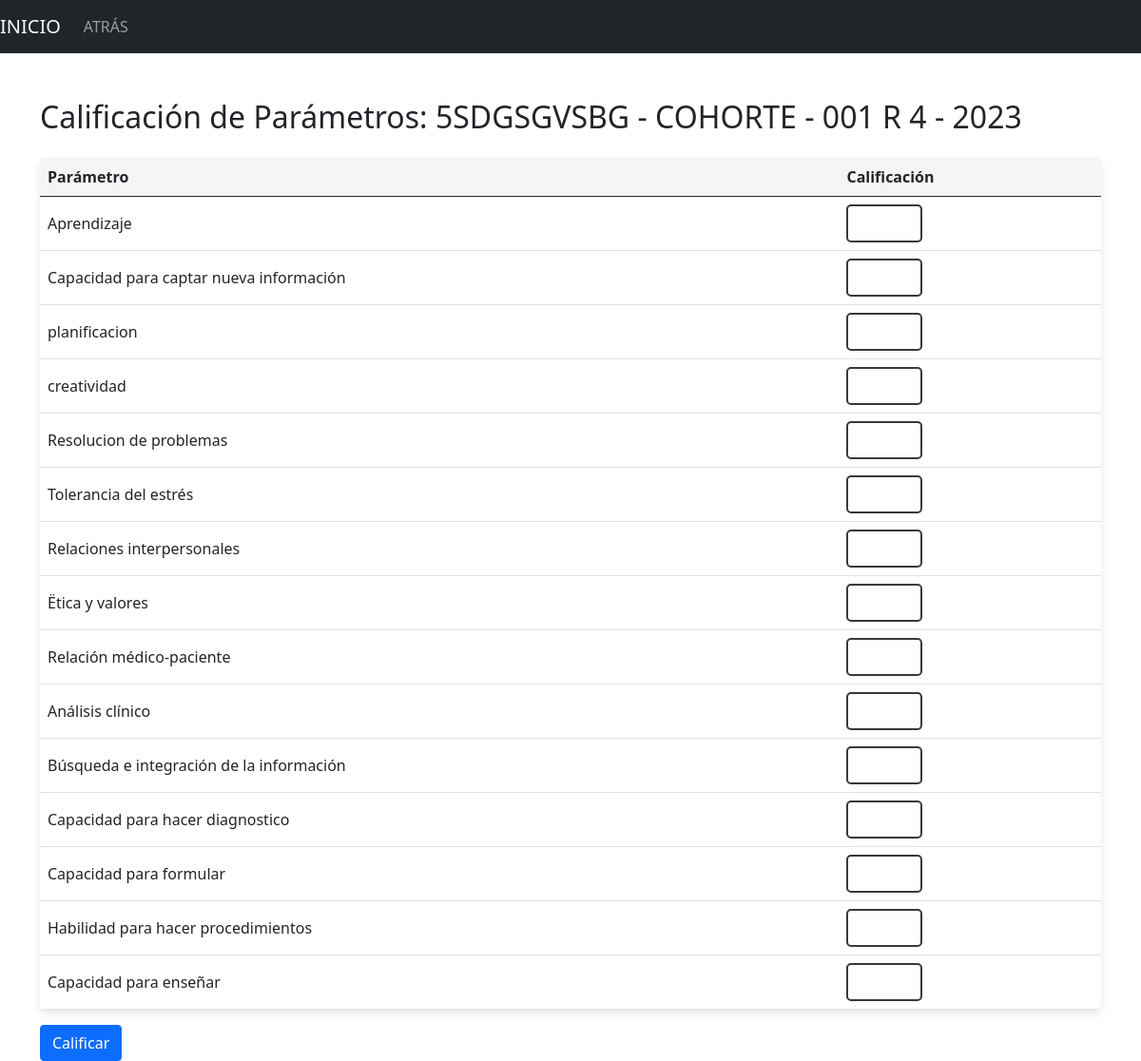
Page /add_teacher_grade/5/11 (signed in) on the committed database.
### models.py (models this page shows, shortened)
class BaseModel(db.Model):
    __abstract__ = True
    created_at = db.Column(db.DateTime, default=current_time_in_bogota)
    updated_at = db.Column(
        db.DateTime, default=current_time_in_bogota, onupdate=current_time_in_bogota
    )
    created_by = db.Column(db.String(50), nullable=True)
    modified_by = db.Column(db.String(50), nullable=True)

class User(BaseModel, UserMixin):
    __tablename__ = "user"
    id = db.Column(db.Integer, primary_key=True)
    identificacion = db.Column(db.Integer, nullable=False, unique=True)
    tipo_identificacion = db.Column(db.String(2), nullable=False)
    full_name = db.Column(db.String(50), nullable=False)
    password = db.Column(db.String(255), nullable=False)
    email = db.Column(db.String(100), nullable=False, unique=True)
    sexo = db.Column(db.String(10), nullable=False)  # Masculino, Femenino, Otro
    telefono = db.Column(db.String(20), nullable=True)
    direccion_residencia = db.Column(db.String(255), nullable=True)
    profile_id = db.Column(db.Integer, db.ForeignKey("profile.id"), nullable=False)
    is_active = db.Column(db.Boolean, default=True, nullable=False)
    pin_security = db.Column(db.String(6), nullable=True)
    cohorts = db.relationship("Cohort", back_populates="teacher")
    profile = db.relationship("Profile", back_populates="users")
    universidad_id = db.Column(db.Integer, db.ForeignKey("universidad.id"), nullable=True)
    universidad = db.relationship("Universidad", back_populates="students", lazy="select")
    grades = db.relationship(
        "Grade", back_populates="student", cascade="all, delete-orphan"
    )
    cohort = db.relationship("Cohort", back_populates="students")
    especializacion_id = db.Column(db.Integer, db.ForeignKey("especializacion.id"), nullable=True)
    especializacion = db.relationship("Especializacion", back_populates="docentes")
    joined_cohorts = db.relationship("Cohort", secondary="grade", back_populates="students")
    @property
    def is_normal(self):
        return self.profile.type.lower() == "normal"

class Cohort(BaseModel):
    __tablename__ = "cohort"
    id = db.Column(db.Integer, primary_key=True)
    name = db.Column(db.String(50), nullable=False)
    year_id = db.Column(db.Integer, db.ForeignKey("year.id"), nullable=False)
    teacher_id = db.Column(db.Integer, db.ForeignKey("user.id"), nullable=False)
    year = db.relationship("Year", back_populates="cohorts")
    teacher = db.relationship("User", backref="taught_cohorts")
    students = db.relationship("User", secondary="grade", back_populates="joined_cohorts")
    rotaciones = db.relationship("Rotacion", back_populates="cohort", cascade="all, delete-orphan")

class Year(BaseModel):
    __tablename__ = "year"
    id = db.Column(db.Integer, primary_key=True)
    name = db.Column(db.String(20), nullable=False, unique=True)
    teacher_id = db.Column(db.Integer, db.ForeignKey("user.id"), nullable=False)
    cohorts = db.relationship(
        "Cohort", back_populates="year", cascade="all, delete-orphan"
    )

class ParametroCalificacion(BaseModel):
    __tablename__ = "parametro_calificacion"
    id = db.Column(db.Integer, primary_key=True)
    nombre = db.Column(db.String(255), nullable=False, unique=True)
    peso = db.Column(db.Float, default=1.0, nullable=False)  # Peso por defecto es 1.0

### app.py (the view, shortened to what this page needs)
@app.route(
    "/add_teacher_grade/<int:student_id>/<int:cohort_id>", methods=["GET", "POST"]
)
@login_required
def add_teacher_grade(student_id, cohort_id):
    if (
        not current_user.is_normal
    ):  # Asumiendo que los docentes tienen el perfil de "admin"
        flash("Solo los docentes pueden agregar esta calificación.", "danger")
        return redirect(url_for("teacher_dashboard"))
    student = User.query.get(student_id)
    cohort = Cohort.query.get(cohort_id)
    parametros = ParametroCalificacion.query.all()
    grade = Grade.query.filter_by(student_id=student_id, cohort_id=cohort_id).first()
    if grade and grade.teacher_grade:
        flash("Ya has asignado una calificación a este estudiante.", "warning")
        return redirect(url_for("view_students_teacher"))
    return render_template(
        "add_teacher_grade.html", student=student, parametros=parametros, cohort=cohort
    )

### app.py (called while the page is built)
@login_manager.user_loader
def load_user(user_id):
    return User.query.get(int(user_id))

### templates/add_teacher_grade.html (shortened to what this page needs)
<!DOCTYPE html>
<html lang="en">
<head>
    <link rel="stylesheet" href="{{ url_for('static', filename='css/bootstrap.min.css') }}">
</head>
<body>
    <nav class="navbar navbar-expand-lg navbar-dark bg-dark">
        <a class="navbar-brand" href="{{ url_for('teacher_dashboard') }}">INICIO</a>
        <div class="collapse navbar-collapse" id="navbarNav">
            <ul class="navbar-nav">
                <li class="nav-item active">
                    <a class="nav-link" href="{{ url_for('view_students_teacher') }}">ATRÁS</a>
                </li>
            </ul>
        </div>
    </nav>
    <div class="container mt-5">
        <h2 class="mb-4">Calificación de Parámetros: {{ student.full_name }} - {{ cohort.name }} - {{ cohort.year.name }}</h2>
        <form action="" method="post">
            <table class="table custom-table">
                <thead>
                    <tr>
                        <th>Parámetro</th>
                        <th>Calificación</th>
                    </tr>
                </thead>
                <tbody>
                    {% for parametro in parametros %}
                    <tr>
                        <td>{{ parametro.nombre }}</td>
                        <td>
                            <input class="form-control" type="number" name="parametro_{{ parametro.id }}" min="0" max="5" step="0.1" required>
                        </td>
                    </tr>
                    {% endfor %}
                </tbody>
            </table>
            <button type="submit" class="btn btn-primary">Calificar</button>
        </form>
    </div>
</body>
</html>

### templates/add_teacher_grade.html (style rules this page uses)
.custom-table { box-shadow: 0 4px 8px rgba(0, 0, 0, 0.1); border-radius: 5px; overflow: hidden; }
.custom-table thead { background-color: #f5f5f5; }
.custom-table td { vertical-align: middle; }
.custom-table input[type="number"] { max-width: 80px; border: 2px solid #343a40; border-radius: 5px; }

### rows in the picture
User: full_name "5SDGSGVSBG"
Cohort: name "COHORTE - 001 R 4"
Year: year.name "2023"
ParametroCalificacion: nombre "Aprendizaje"
ParametroCalificacion: nombre "Capacidad para captar nueva información"
ParametroCalificacion: nombre "planificacion"
ParametroCalificacion: nombre "creatividad"
ParametroCalificacion: nombre "Resolucion de problemas"
ParametroCalificacion: nombre "Tolerancia del estrés"
ParametroCalificacion: nombre "Relaciones interpersonales"
ParametroCalificacion: nombre "Ëtica y valores"
ParametroCalificacion: nombre "Relación médico-paciente"
ParametroCalificacion: nombre "Análisis clínico"
ParametroCalificacion: nombre "Búsqueda e integración de la información"
ParametroCalificacion: nombre "Capacidad para hacer diagnostico"
ParametroCalificacion: nombre "Capacidad para formular"
ParametroCalificacion: nombre "Habilidad para hacer procedimientos"
ParametroCalificacion: nombre "Capacidad para enseñar"
